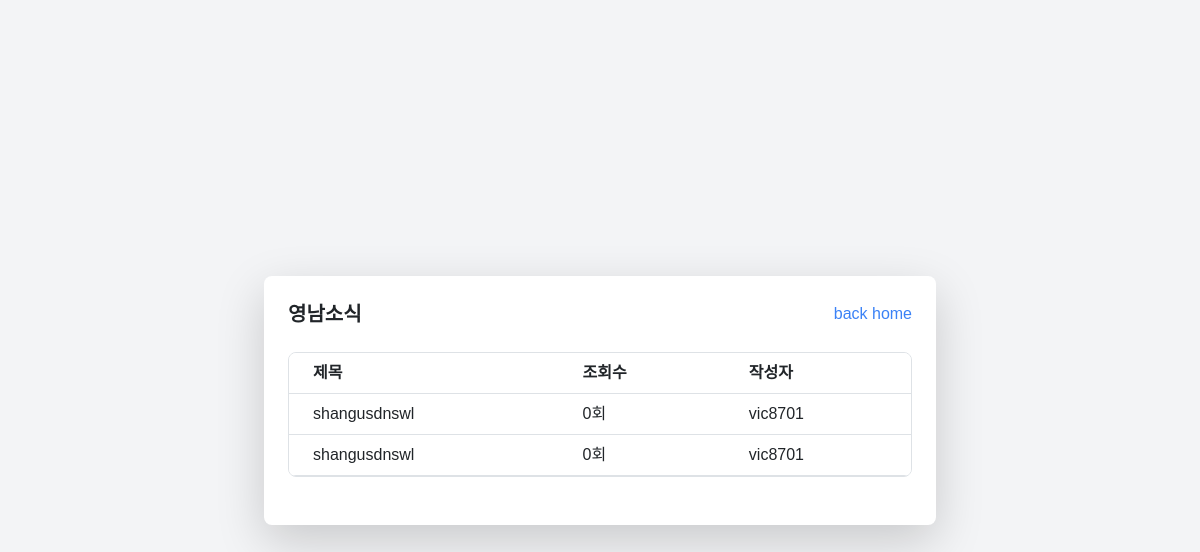
/notice, run on an earlier commit of the app's database.
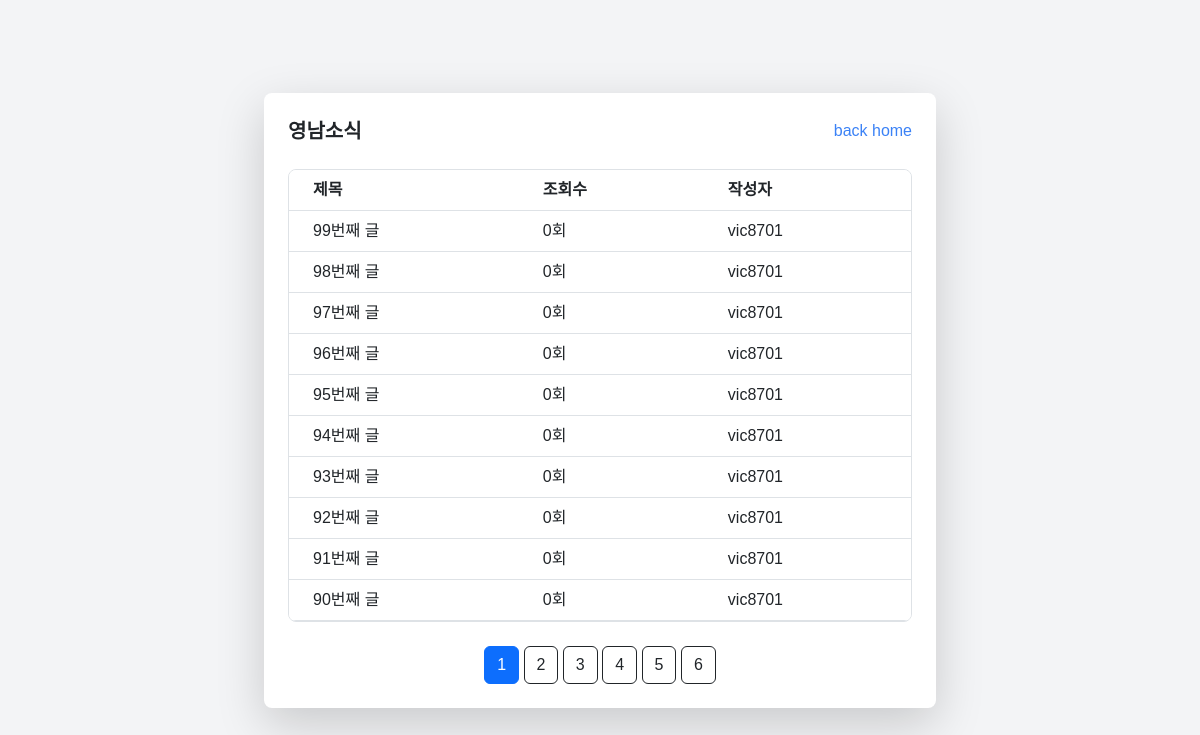
And on a later commit of the database.
### tables this page shows
CREATE TABLE notice
                        (id INTEGER PRIMARY KEY AUTOINCREMENT, title text, content text, date text, writerid text, views integer);

### web.py (the view)
@app.route('/notice')
def notice_page():
    page = request.args.get('page')
    if page is None:
        page = 1
    else:
        page = int(page)
    all_notices = module_db.get_all_notices()
    notices = all_notices[(page-1)*10:page*10]
    o_lenpage = int(len(all_notices) / 10 + 1)
    lenpage = range(1, o_lenpage)
    if o_lenpage > 6:
        if page < 4:
            r_lenpage = lenpage[:6]
        else:
            r_lenpage = lenpage[int(page)-3:int(page)+3]
    else:
        r_lenpage = lenpage
    print(lenpage)
    return render_template('notice.html', notices=notices, lenpage=r_lenpage, page=page)

### db/module_db.py (called while the page is built)
def get_all_notices():
    con = sqlite3.connect(db_path)
    cur = con.cursor()
    cur.execute("SELECT * FROM notice ORDER BY id DESC")
    result = cur.fetchall()
    con.close()
    return result

### templates/notice.html (shortened to what this page needs)
<!DOCTYPE html>
<html lang="en">
<head>
    <script src="https://cdn.tailwindcss.com"></script>
    <link href="https://cdn.jsdelivr.net/npm/bootstrap@5.3.3/dist/css/bootstrap.min.css" rel="stylesheet">
</head>
<body class="bg-gray-100 flex items-center justify-center min-h-screen">
    <div class="bg-white shadow-lg rounded-lg p-6 w-full max-w-2xl">
        <div class="flex justify-between items-center mb-4">
            <h1 class="text-xl font-bold">영남소식</h1>
            <a href="/" class="text-blue-500 hover:underline">back home</a>
        </div>
        <div class="border rounded-lg overflow-hidden">
            <table class="min-w-full bg-white">
                <thead>
                    <tr>
                        <th class="py-2 px-4 border-b">제목</th>
                        <th class="py-2 px-4 border-b">조회수</th>
                        <th class="py-2 px-4 border-b">작성자</th>
                    </tr>
                </thead>
                <tbody>
                    {% for data in notices %}
                    <tr>
                        <td class="py-2 px-4 border-b"><a href="{{ url_for('notice_detail', id=data[0]) }}">{{ data[1] }}</a></td>
                        <td class="py-2 px-4 border-b">{{ data[-1] }}회</td>
                        <td class="py-2 px-4 border-b">{{ data[-2] }}</td>
                    </tr>
                    {% endfor %}
                </tbody>
            </table>
        </div>
        <br />
        <div class='atag'>
            {% for i in lenpage %}
            {% if i == page %}
            <a href="/notice?page={{ i }}" class="btn btn-primary">{{ i }}</a>
            {% else %}
            <a href="/notice?page={{ i }}" class="btn btn-outline-dark">{{ i }}</a>
            {% endif %}
            {% endfor %}
        </div>
    </div>
</body>
</html>

What changed in the data, as far as the page shows it:
no longer on this page (row unchanged): notice: title "shangusdnswl", views "0", writerid "vic8701"
no longer on this page (row edited): notice: title "shangusdnswl", views "0", writerid "vic8701"
added notice: title "99번째 글", views "0", writerid "vic8701"
added notice: title "98번째 글", views "0", writerid "vic8701"
added notice: title "97번째 글", views "0", writerid "vic8701"
added notice: title "96번째 글", views "0", writerid "vic8701"
added notice: title "95번째 글", views "0", writerid "vic8701"
added notice: title "94번째 글", views "0", writerid "vic8701"
added notice: title "93번째 글", views "0", writerid "vic8701"
added notice: title "92번째 글", views "0", writerid "vic8701"
added notice: title "91번째 글", views "0", writerid "vic8701"
added notice: title "90번째 글", views "0", writerid "vic8701"
Also different on the page:
new list line: "1"
new list line: "2"
new list line: "3"
new list line: "4"
new list line: "5"
new list line: "6"
